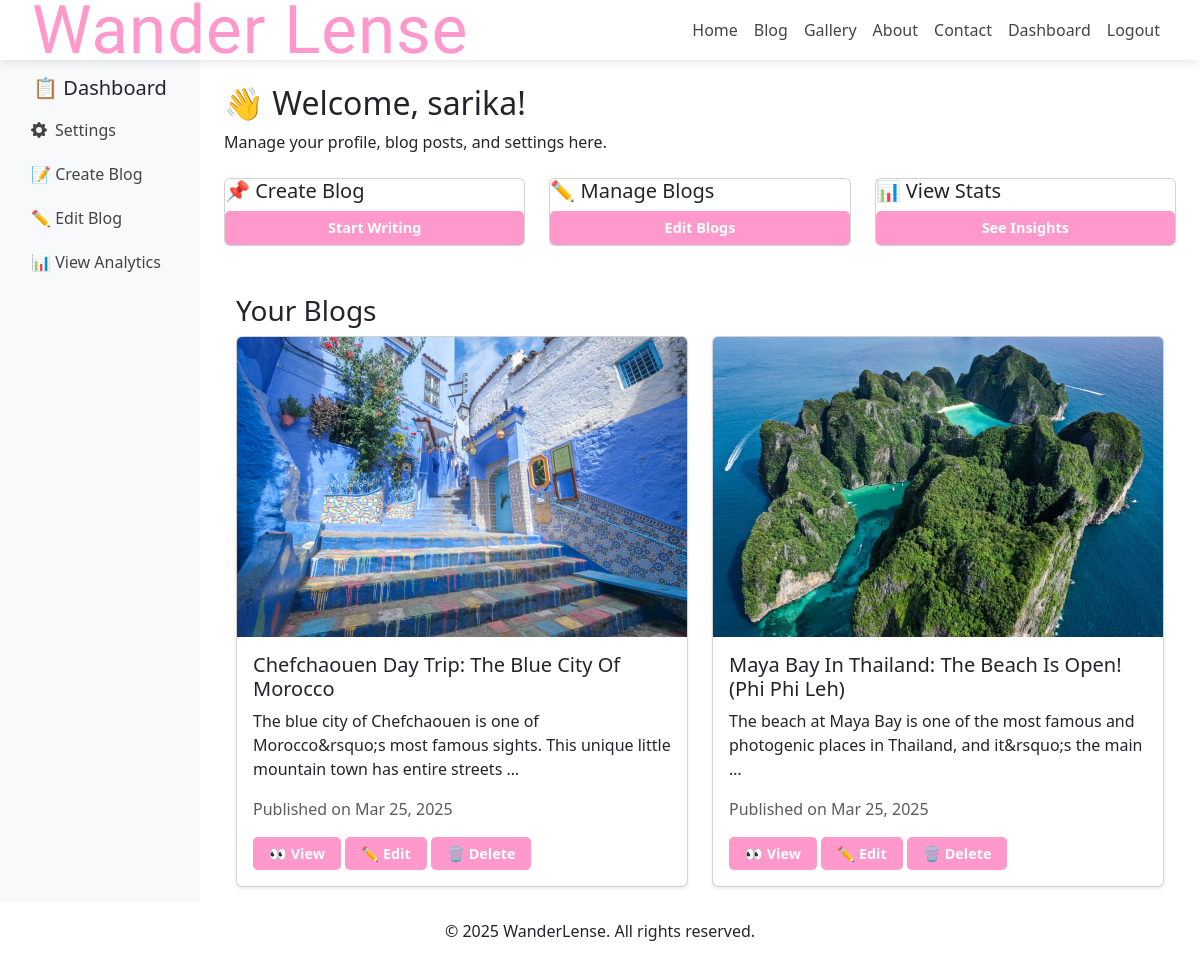
Screenshot of /dashboard/ (signed in) with the database file from the repository.
### user_app/models.py (models this page shows, shortened)
class BlogPost(models.Model):
    user = models.ForeignKey(User, on_delete=models.CASCADE)  # Link to user
    title = models.CharField(max_length=255)
    content = RichTextUploadingField()
    image = models.ImageField(upload_to="blog_images/", blank=True, null=True)  # Optional image
    created_at = models.DateTimeField(auto_now_add=True)
    updated_at = models.DateTimeField(auto_now=True)
    likes = models.ManyToManyField(User, related_name='blog_likes', blank=True)  # Like feature

### user_app/views.py (the view)
# urls.py: path("dashboard/", views.user_dashboard, name="user_dashboard"),
@login_required
def user_dashboard(request):
    user_blogs = BlogPost.objects.filter(user=request.user).order_by("-created_at")  # Fetch only current user's blogs
    return render(request, "user_app/user_dashboard.html", {"blogs": user_blogs})

### templates/user_app/user_dashboard.html (shortened to what this page needs)
{% extends "base.html" %}
{% load static %}
{% block content %}
<div class="container-fluid">
    <div class="row">
        <nav id="sidebar" class="col-md-3 col-lg-2 d-md-block sidebar bg-light p-3">
            <h5 class="text-center">📋 Dashboard</h5>
            <ul class="nav flex-column">
                <li class="nav-item">
                    <a class="nav-link sidebar-toggle d-flex align-items-center gap-2" data-bs-toggle="collapse" href="#settingsMenu" role="button">
                        Settings
                    </a>
                </li>
                <li class="nav-item"><a class="nav-link" href="{% url 'user_app:create_blog' %}">📝 Create Blog</a></li>
                {% if blogs.exists %}
                    <li class="nav-item">
                        <a class="nav-link" href="{% url 'user_app:edit_blog' blogs.first.id %}">✏️ Edit Blog</a>
                    </li>
                {% else %}
                    <li class="nav-item">
                        <a class="nav-link" href="{% url 'user_app:create_blog' %}">➕ Create Your First Blog</a>
                    </li>
                {% endif %}
                <li class="nav-item"><a class="nav-link" href="#">📊 View Analytics</a></li>
            </ul>
        </nav>
        <main class="col-md-9 ms-sm-auto col-lg-10 px-md-4">
            <h2 class="mt-4">👋 Welcome, {{ user.username }}!</h2>
            <p>Manage your profile, blog posts, and settings here.</p>
            <div class="row mt-4">
                <div class="col-md-4">
                    <div class="card action-card">
                        <h5>📌 Create Blog</h5>
                        <a href="{% url 'user_app:create_blog' %}" class="btn btn-primary">Start Writing</a>
                    </div>
                </div>
                <div class="col-md-4">
                    <div class="card action-card">
                        <h5>✏️ Manage Blogs</h5>
                        {% if blogs.exists %}
                            <a href="{% url 'user_app:edit_blog' blogs.first.id %}" class="btn btn-warning">Edit Blogs</a>
                        {% else %}
                            <a href="{% url 'user_app:create_blog' %}" class="btn btn-secondary">Create a Blog</a>
                        {% endif %}
                    </div>
                </div>
                <div class="col-md-4">
                    <div class="card action-card">
                        <h5>📊 View Stats</h5>
                        <a href="#" class="btn btn-info">See Insights</a>
                    </div>
                </div>
            </div>
            <div class="container mt-5" id="blogList">
                <h3>Your Blogs</h3>
                {% if blogs %}
                    <div class="row">
                        {% for blog in blogs %}
                        <div class="col-md-6">
                            <div class="card mb-3 shadow-sm">
                                {% if blog.image %}
                                <img src="{{ blog.image.url }}" class="card-img-top" alt="{{ blog.title }}">
                                {% endif %}
                                <div class="card-body">
                                    <h5 class="card-title">{{ blog.title }}</h5>
                                    <p class="card-text">{{ blog.content|striptags|truncatewords:20 }}</p>
                                    <p class="text-muted">Published on {{ blog.created_at|date:"M d, Y" }}</p>
                                    <a href="{% url 'user_app:blog_detail' blog.id %}" class="btn btn-sm btn-primary">👀 View</a>
                                    <a href="{% url 'user_app:edit_blog' blog.id %}" class="btn btn-sm btn-warning">✏️ Edit</a>
                                    <form method="POST" action="{% url 'user_app:delete_blog' blog.id %}" class="d-inline">
                                        <button type="submit" class="btn btn-sm btn-danger">🗑️ Delete</button>
                                    </form>
                                </div>
                            </div>
                        </div>
                        {% endfor %}
                    </div>
                {% else %}
                    <p>No blogs found. Start by <a href="{% url 'user_app:create_blog' %}">creating a new one</a>!</p>
                {% endif %}
            </div>
        </main>
    </div>
</div>
{% endblock %}

### static/css/style.css (style rules this page uses)
.nav-link { color: #444 !important; font-weight: 500; padding: 10px 15px; transition: all 0.3s ease; }
body { padding-top: 60px; }
.btn { display: inline-block; padding: 6px 16px; font-size: 0.9rem; font-weight: bold; color: white; background: #ff99cc; border-radius: 5px; text-decoration: none; transition: all 0.3s ease-in-out; border: none; }

### rows the page displays
BlogPost: image (picture), title "Chefchaouen Day Trip: The Blue City Of Morocco", content "The blue city of Chefchaouen is one of Morocco&rsquo;s most famous sights. This unique little mountain town has entire streets …", created_at "Mar 25, 2025"
BlogPost: image (picture), title "Maya Bay In Thailand: The Beach Is Open! (Phi Phi Leh)", content "The beach at Maya Bay is one of the most famous and photogenic places in Thailand, and it&rsquo;s the main …", created_at "Mar 25, 2025"

### other values shown
{{ user.username }} "sarika"
